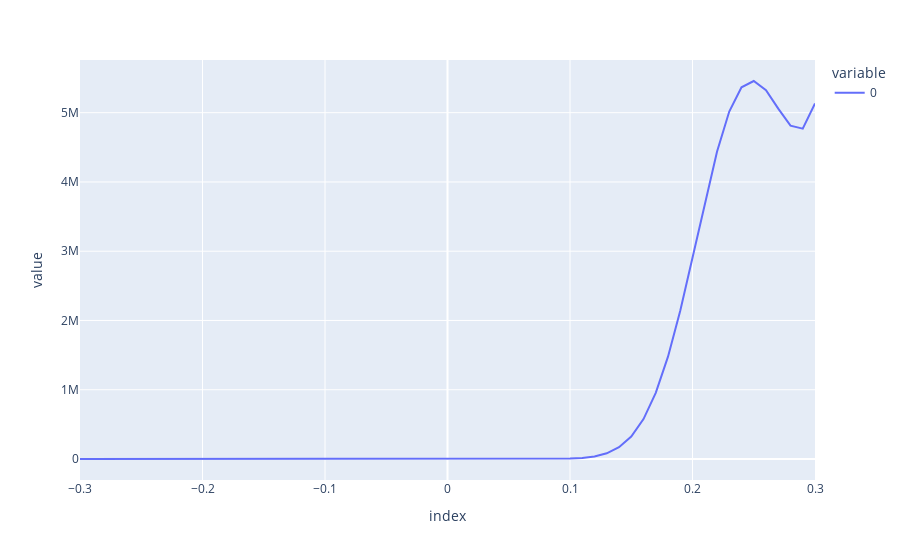

Notebook code cell kept with this figure:
### Code cell
px.line(portfolio_slide_built)

### Figure 1 — Plotly figure (JSON) as saved in the notebook; plotly's stock layout.template omitted (floating-point values rounded to 4 significant figures)
{"data": [{"hovertemplate": "variable=0<br>index=%{x}<br>value=%{y}<extra></extra>", "legendgroup": "0", "line": {"color": "#636efa", "dash": "solid"}, "marker": {"symbol": "circle"}, "mode": "lines", "name": "0", "orientation": "v", "showlegend": true, "type": "scatter", "x": [-0.3, -0.29, -0.28, -0.27, -0.26, -0.25, -0.24, -0.23, -0.22, -0.21, -0.2, -0.19, -0.18, -0.17, -0.16, -0.15, -0.14, -0.13, -0.12, -0.11, -0.1, -0.09, -0.08, -0.07, -0.06, -0.05, -0.04, -0.03, -0.02, -0.01, 0, 0.01, 0.02, 0.03, 0.04, 0.05, 0.06, 0.07, 0.08, 0.09, 0.1, 0.11, 0.12, 0.13, 0.14, 0.15, 0.16, 0.17, 0.18, 0.19, 0.2, 0.21, 0.22, 0.23, 0.24, 0.25, 0.26, 0.27, 0.28, 0.29, 0.3], "xaxis": "x", "y": [5.746e-58, 7.565e-55, 7.554e-52, 5.777e-49, 3.417e-46, 1.577e-43, 5.732e-41, 1.654e-38, 3.817e-36, 7.105e-34, 1.074e-31, 1.327e-29, 1.351e-27, 1.139e-25, 8.001e-24, 4.714e-22, 2.341e-20, 9.86e-19, 3.538e-17, 1.087e-15, 2.873e-14, 6.564e-13, 1.302e-11, 2.252e-10, 3.409e-09, 4.536e-08, 5.323e-07, 5.532e-06, 5.108e-05, 0.0004205, 0.003096, 0.02045, 0.1216, 0.6525, 3.17, 13.98, 56.08, 205.3, 687.7, 2112.0, 5959.0, 15490.0, 37160.0, 82470.0, 169600.0, 324100.0, 576100.0, 954700.0, 1478000.0, 2140000.0, 2904000.0, 3701000.0, 4437000.0, 5017000.0, 5366000.0, 5457000.0, 5323000.0, 5059000.0, 4812000.0, 4770000.0, 5134000.0], "yaxis": "y"}], "layout": {"autosize": true, "legend": {"title": {"text": "variable"}, "tracegroupgap": 0}, "margin": {"t": 60}, "xaxis": {"anchor": "y", "autorange": true, "domain": [0, 1], "range": [-0.3, 0.3], "title": {"text": "index"}, "type": "linear"}, "yaxis": {"anchor": "x", "autorange": true, "domain": [0, 1], "range": [-303200.0, 5761000.0], "title": {"text": "value"}, "type": "linear"}}}
